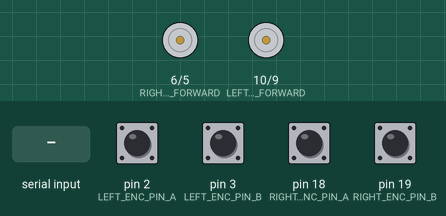
The sketch below on a simulated Arduino Uno, built with avr-gcc and run on an emulated ATmega328P. Shown: motor-driver pin pairs drawn as motors (green arrow = first pin HIGH = forward, orange = second pin HIGH = backward, longer = more drive, scaled by the enable pin). Inputs (shaded band) come from the test bench; at power-on: pin 2 (LEFT_ENC_PIN_A), pin 3 (LEFT_ENC_PIN_B), pin 18 (RIGHT_ENC_PIN_A), pin 19 (RIGHT_ENC_PIN_B) HIGH. What the sketch prints to the serial monitor is not drawn.

Above: at 1.2 s.
1.3 s: "t\n" received over Serial
At 3.0 s:
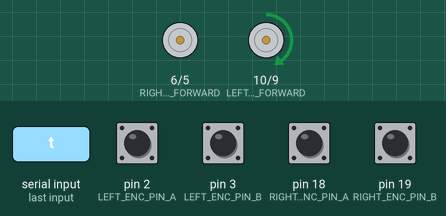
At 3.7 s:
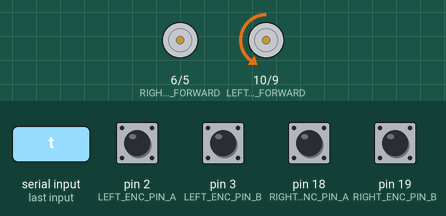
4.3 s: "i\n" received over Serial
At 5.1 s:
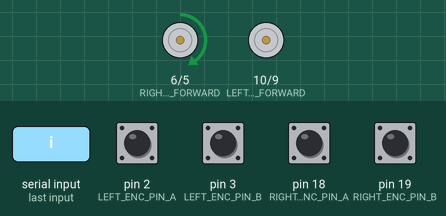
Timing chart, 0 to 8.8 s (numbered marks = the images above; inputs shaded):
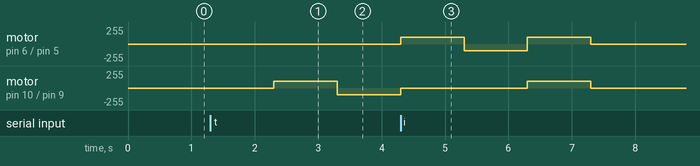

Measured:
- after the input at 1.3 s, motor on pin 10 (LEFT_MOTOR_FORWARD) / pin 9 (LEFT_MOTOR_BACKWARD): stopped → forward 100/255 after 1.0 s, → backward 100/255 1.0 s later

The sketch:

ROSArduinoBridge_YourWiring.ino
```cpp
/*********************************************************************
 *  ROSArduinoBridge - Custom Wiring Version
 *
 *  Configured for your specific L298N wiring:
 *  - IN1 → Pin 10 (Left Motor Forward)
 *  - IN2 → Pin 9  (Left Motor Backward)
 *  - IN3 → Pin 6  (Right Motor Forward)
 *  - IN4 → Pin 5  (Right Motor Backward)
 *  - ENA → Pin 13 (Left Motor Enable)
 *  - ENB → Pin 12 (Right Motor Enable)
 *
 *  Encoder Connections:
 *  - Left Encoder: A=Pin 2, B=Pin 3
 *  - Right Encoder: A=Pin A4, B=Pin A5
 *********************************************************************/

// Motor driver pins for L298N - YOUR WIRING
#define LEFT_MOTOR_FORWARD   10  // IN1
#define LEFT_MOTOR_BACKWARD  9   // IN2
#define LEFT_MOTOR_ENABLE    13  // ENA

#define RIGHT_MOTOR_FORWARD  6   // IN3
#define RIGHT_MOTOR_BACKWARD 5   // IN4
#define RIGHT_MOTOR_ENABLE   12  // ENB

// Encoder pins
#define LEFT_ENC_PIN_A   2   // Pin 2 (interrupt 0)
#define LEFT_ENC_PIN_B   3   // Pin 3 (interrupt 1)
#define RIGHT_ENC_PIN_A  18  // Pin A4 (PC4)
#define RIGHT_ENC_PIN_B  19  // Pin A5 (PC5)

// Constants
#define BAUDRATE 57600
#define MAX_PWM 255
#define LEFT 0
#define RIGHT 1

// Global variables for encoders
volatile long left_encoder_count = 0;
volatile long right_encoder_count = 0;

// Encoder state tracking for quadrature decoding
volatile byte left_enc_state = 0;
volatile byte right_enc_state = 0;

// Motor speed variables
int left_motor_speed = 0;
int right_motor_speed = 0;

// Safety timeout
unsigned long lastMotorCommand = 0;
const unsigned long MOTOR_COMMAND_TIMEOUT = 2000; // 2 second timeout

// Quadrature encoder lookup table
const int8_t QEM[16] = {0,-1,1,2,1,0,2,-1,-1,2,0,1,2,1,-1,0};

void setup() {
  Serial.begin(BAUDRATE);

  // Initialize motor pins
  initMotors();

  // Initialize encoders
  initEncoders();

  // Stop motors initially
  setMotorSpeeds(0, 0);

  // Serial.println("Arduino Ready - Your Wiring Configuration");
  // Serial.println("L298N: IN1=D10, IN2=D9, IN3=D6, IN4=D5, ENA=D13, ENB=D12");
}

void loop() {
  // Check for motor timeout (safety feature)
  if (millis() - lastMotorCommand > MOTOR_COMMAND_TIMEOUT) {
    setMotorSpeeds(0, 0);
  }

  // Process serial commands
  if (Serial.available() > 0) {
    processSerialCommand();
  }

  delay(5); // Small delay
}

void initMotors() {
  // Set motor control pins as outputs
  pinMode(LEFT_MOTOR_FORWARD, OUTPUT);
  pinMode(LEFT_MOTOR_BACKWARD, OUTPUT);
  pinMode(LEFT_MOTOR_ENABLE, OUTPUT);

  pinMode(RIGHT_MOTOR_FORWARD, OUTPUT);
  pinMode(RIGHT_MOTOR_BACKWARD, OUTPUT);
  pinMode(RIGHT_MOTOR_ENABLE, OUTPUT);

  // Enable motors
  digitalWrite(LEFT_MOTOR_ENABLE, HIGH);
  digitalWrite(RIGHT_MOTOR_ENABLE, HIGH);

  // Stop motors initially
  digitalWrite(LEFT_MOTOR_FORWARD, LOW);
  digitalWrite(LEFT_MOTOR_BACKWARD, LOW);
  digitalWrite(RIGHT_MOTOR_FORWARD, LOW);
  digitalWrite(RIGHT_MOTOR_BACKWARD, LOW);
}

void initEncoders() {
  // Set encoder pins as inputs with pullups
  pinMode(LEFT_ENC_PIN_A, INPUT_PULLUP);
  pinMode(LEFT_ENC_PIN_B, INPUT_PULLUP);
  pinMode(RIGHT_ENC_PIN_A, INPUT_PULLUP);
  pinMode(RIGHT_ENC_PIN_B, INPUT_PULLUP);

  // Setup interrupts for left encoder (pins 2 and 3 support external interrupts)
  attachInterrupt(digitalPinToInterrupt(LEFT_ENC_PIN_A), leftEncoderA_ISR, CHANGE);
  attachInterrupt(digitalPinToInterrupt(LEFT_ENC_PIN_B), leftEncoderB_ISR, CHANGE);

  // Setup pin change interrupts for right encoder (A4 and A5)
  // Enable pin change interrupt for PORTC (analog pins)
  PCICR |= (1 << PCIE1);
  // Enable pin change interrupt on PC4 (A4) and PC5 (A5)
  PCMSK1 |= (1 << PCINT12) | (1 << PCINT13);

  // Initialize encoder states
  left_enc_state = (digitalRead(LEFT_ENC_PIN_A) << 1) | digitalRead(LEFT_ENC_PIN_B);
  right_enc_state = (digitalRead(RIGHT_ENC_PIN_A) << 1) | digitalRead(RIGHT_ENC_PIN_B);

  // Reset encoder counts
  left_encoder_count = 0;
  right_encoder_count = 0;
}

// Left encoder A pin interrupt
void leftEncoderA_ISR() {
  byte new_state = (digitalRead(LEFT_ENC_PIN_A) << 1) | digitalRead(LEFT_ENC_PIN_B);
  left_encoder_count += QEM[left_enc_state * 4 + new_state];
  left_enc_state = new_state;
}

// Left encoder B pin interrupt
void leftEncoderB_ISR() {
  byte new_state = (digitalRead(LEFT_ENC_PIN_A) << 1) | digitalRead(LEFT_ENC_PIN_B);
  left_encoder_count += QEM[left_enc_state * 4 + new_state];
  left_enc_state = new_state;
}

// Pin change interrupt for right encoder (PORTC - pins A4, A5)
ISR(PCINT1_vect) {
  byte new_state = ((digitalRead(RIGHT_ENC_PIN_A) << 1) | digitalRead(RIGHT_ENC_PIN_B));
  right_encoder_count += QEM[right_enc_state * 4 + new_state];
  right_enc_state = new_state;
}

void setMotorSpeed(int motor, int speed) {
  // Constrain speed to valid range
  speed = constrain(speed, -MAX_PWM, MAX_PWM);

  if (motor == LEFT) {
    left_motor_speed = speed;
    if (speed > 0) {
      // Forward: IN1=HIGH, IN2=LOW
      analogWrite(LEFT_MOTOR_FORWARD, speed);   // Pin 10 (IN1)
      digitalWrite(LEFT_MOTOR_BACKWARD, LOW);   // Pin 9 (IN2)
    } else if (speed < 0) {
      // Backward: IN1=LOW, IN2=HIGH
      digitalWrite(LEFT_MOTOR_FORWARD, LOW);    // Pin 10 (IN1)
      analogWrite(LEFT_MOTOR_BACKWARD, -speed); // Pin 9 (IN2)
    } else {
      // Stop: Both LOW
      digitalWrite(LEFT_MOTOR_FORWARD, LOW);    // Pin 10 (IN1)
      digitalWrite(LEFT_MOTOR_BACKWARD, LOW);   // Pin 9 (IN2)
    }
  } else { // RIGHT motor
    right_motor_speed = speed;
    if (speed > 0) {
      // Forward: IN3=HIGH, IN4=LOW
      analogWrite(RIGHT_MOTOR_FORWARD, speed);   // Pin 6 (IN3)
      digitalWrite(RIGHT_MOTOR_BACKWARD, LOW);   // Pin 5 (IN4)
    } else if (speed < 0) {
      // Backward: IN3=LOW, IN4=HIGH
      digitalWrite(RIGHT_MOTOR_FORWARD, LOW);    // Pin 6 (IN3)
      analogWrite(RIGHT_MOTOR_BACKWARD, -speed); // Pin 5 (IN4)
    } else {
      // Stop: Both LOW
      digitalWrite(RIGHT_MOTOR_FORWARD, LOW);    // Pin 6 (IN3)
      digitalWrite(RIGHT_MOTOR_BACKWARD, LOW);   // Pin 5 (IN4)
    }
  }
}

void setMotorSpeeds(int leftSpeed, int rightSpeed) {
  setMotorSpeed(LEFT, leftSpeed);
  setMotorSpeed(RIGHT, rightSpeed);
  lastMotorCommand = millis();
}

long readEncoder(int motor) {
  if (motor == LEFT) {
    return left_encoder_count;
  } else {
    return right_encoder_count;
  }
}

void resetEncoder(int motor) {
  noInterrupts(); // Disable interrupts while resetting
  if (motor == LEFT) {
    left_encoder_count = 0;
  } else {
    right_encoder_count = 0;
  }
  interrupts(); // Re-enable interrupts
}

void resetEncoders() {
  noInterrupts(); // Disable interrupts while resetting
  left_encoder_count = 0;
  right_encoder_count = 0;
  interrupts(); // Re-enable interrupts
}

void processSerialCommand() {
  String command = Serial.readStringUntil('\r');
  command.trim();

  if (command.length() == 0) return;

  char cmd = command.charAt(0);

  switch (cmd) {
    case 'e':
      // Read encoders
      {
        noInterrupts();
        long left_count = left_encoder_count;
        long right_count = right_encoder_count;
        interrupts();
        Serial.print(left_count);
        Serial.print(" ");
        Serial.println(right_count);
      }
      break;

    case 'r':
      // Reset encoders
      resetEncoders();
      Serial.println("OK");
      break;

    case 'm':
      // Set motor speeds: "m left_speed right_speed"
      {
        int spaceIndex = command.indexOf(' ');
        if (spaceIndex > 0) {
          int secondSpace = command.indexOf(' ', spaceIndex + 1);
          if (secondSpace > 0) {
            int leftSpeed = command.substring(spaceIndex + 1, secondSpace).toInt();
            int rightSpeed = command.substring(secondSpace + 1).toInt();
            setMotorSpeeds(leftSpeed, rightSpeed);
            Serial.println("OK");
          } else {
            Serial.println("Invalid motor command format");
          }
        } else {
          Serial.println("Invalid motor command format");
        }
      }
      break;

    case 'o':
      // Set raw PWM values: "o left_pwm right_pwm"
      {
        int spaceIndex = command.indexOf(' ');
        if (spaceIndex > 0) {
          int secondSpace = command.indexOf(' ', spaceIndex + 1);
          if (secondSpace > 0) {
            int leftPWM = command.substring(spaceIndex + 1, secondSpace).toInt();
            int rightPWM = command.substring(secondSpace + 1).toInt();
            setMotorSpeeds(leftPWM, rightPWM);
            Serial.println("OK");
          } else {
            Serial.println("Invalid PWM command format");
          }
        } else {
          Serial.println("Invalid PWM command format");
        }
      }
      break;

    case 's':
      // Stop motors
      setMotorSpeeds(0, 0);
      Serial.println("OK");
      break;

    case 'i':
      // Info command - return status
      Serial.print("Left: ");
      Serial.print(left_motor_speed);
      Serial.print(", Right: ");
      Serial.print(right_motor_speed);
      Serial.print(", Enc L: ");
      Serial.print(left_encoder_count);
      Serial.print(", Enc R: ");
      Serial.println(right_encoder_count);
      break;

    case 't':
      // Test command - test each motor individually
      // Test motors silently
      setMotorSpeeds(100, 0);
      delay(1000);
      setMotorSpeeds(-100, 0);
      delay(1000);
      setMotorSpeeds(0, 100);
      delay(1000);
      setMotorSpeeds(0, -100);
      delay(1000);
      setMotorSpeeds(80, 80);
      delay(1000);
      setMotorSpeeds(0, 0);
      Serial.println("OK");
      break;

    default:
      // Unknown command
      Serial.println("Invalid Command");
      Serial.println("Available commands:");
      Serial.println("e - Read encoders");
      Serial.println("r - Reset encoders");
      Serial.println("m <left> <right> - Set motor speeds");
      Serial.println("s - Stop motors");
      Serial.println("i - Get info");
      Serial.println("t - Test motors");
      break;
  }
}
```
